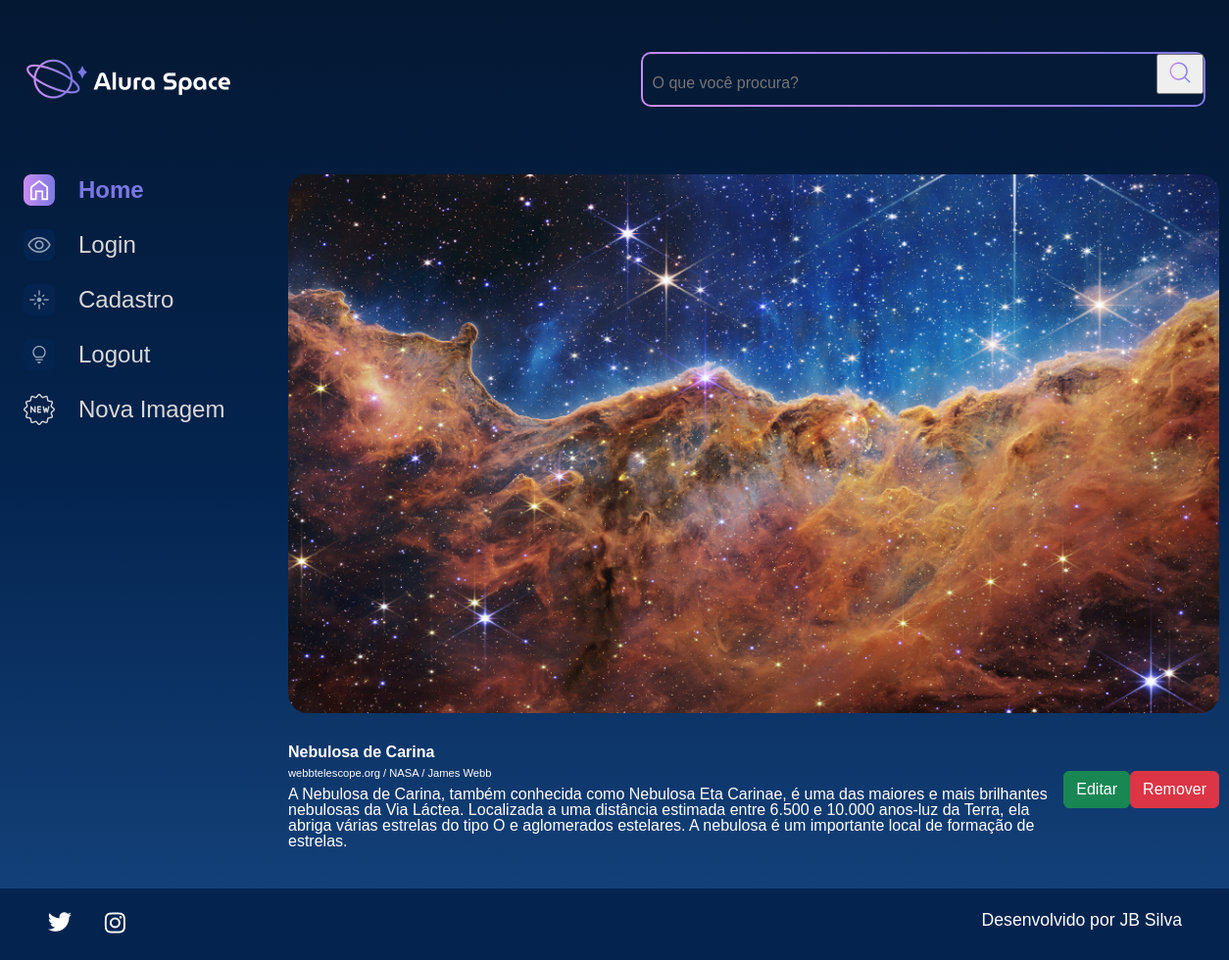
Page /imagem/1 on the committed database.
### apps/galeria/models.py (models this page shows, shortened)
class Fotografia(models.Model):
    OPCOES_CATEGORIA = [
        ("NEBULOSA", "Nebulosa"),
        ("ESTRELA", "Estrela"),
        ("GALÁXIA", "Galáxia"),
        ("PLANETA", "Planeta"),
    ]
    nome = models.CharField(max_length=100, null=False, blank=False)
    legenda = models.CharField(max_length=150, null=False, blank=False)
    categoria = models.CharField(
        choices=OPCOES_CATEGORIA, max_length=100, default="", blank=False
    )
    descricao = models.TextField(null=False, blank=False)
    foto = models.ImageField(upload_to="fotos/%Y/%m/%d/", blank=True)
    publicada = models.BooleanField(default=True)
    data_fotografia = models.DateTimeField(default=datetime.now, blank=False)
    usuario = models.ForeignKey(
        to=User, on_delete=models.SET_NULL, null=True, blank=False, related_name="user"
    )

### apps/galeria/views.py (the view)
# urls.py: path('imagem/<int:foto_id>', imagem, name='imagem'),
def imagem(request, foto_id):
    foto = get_object_or_404(Fotografia, pk=foto_id)
    return render(request, "galeria/imagem.html", {"foto": foto})

### templates/galeria/imagem.html
{% extends 'shared/base.html' %}
{% load static %}
{% block content %}
<section class="conteudo">
    <section class="imagem">
        <div class="imagem__conteudo">
            {% if foto.foto == "" or foto.foto == null %}
            <img class="imagem__imagem" src="{% static '/assets/imagens/galeria/not-found.png'%}">
            {% else %}
            <img class="imagem__imagem" src="{{foto.foto.url}}">
            {% endif %}
            <div class="imagem__info">
                <div class="imagem__texto">
                    <p class="imagem__titulo">{{foto.nome}}</p>
                    <p class="imagem__descricao">{{foto.legenda}}</p>
                    <p class="imagem__texto">{{foto.descricao}}</p>
                </div>
                    <a href="{% url 'editar_imagem' foto.id %}">
                        <button class="btn btn-success col-12" style="padding: top 5px;">Editar</button>
                    </a>
                    <a href="{% url 'remover_imagem' foto.id %}">
                        <button class="btn btn-danger col-12" style="padding: top 5px;">Remover</button>
                    </a>
            </div>
        </div>
    </section>
</section>
</main>
</div>
{% endblock %}

### setup/static/styles/style.css (style rules this page uses)
html, body, div, span, applet, object, iframe, h1, h2, h3, h4, h5, h6, p, blockquote, pre, a, abbr, acronym, address, big, cite, code, del, dfn, em, img, ins, kbd, q, s, samp, small, strike, strong, sub, sup, tt, var, b, u, i, center, dl, dt, dd, ol, ul, li, fieldset, form, label, legend, table, caption, tbody, tfoot, thead, tr, th, td, article, aside, canvas, details, embed, figure, figcaption, footer, header, hgroup, menu, nav, output, ruby, section, summary, time, mark, audio, video { margin: 0; padding: 0; border: 0; font-size: 100%; font: inherit; vertical-align: baseline; }
article, aside, details, figcaption, figure, footer, header, hgroup, menu, nav, section { display: block; }
body { line-height: 1; font-family: 'Space Grotesk', sans-serif; min-height: 100vh; background: linear-gradient(#041833,#04244F,#154580); background-repeat: no-repeat; background-position: center; background-size: cover; }
.imagem { display: flex; justify-content: center; align-items: center; }
.imagem__conteudo { background-color: transparent; display: flex; flex-direction: column; border-radius: 20px 20px 0 0; width: 950px; }
.imagem__imagem { width: 100%; border-radius: 20px; }
.imagem__info { font-size: 1.2rem; display: flex; justify-content: space-between; align-items: center; margin-bottom: 1rem; margin-top: 1rem; }
.imagem__texto { display: flex; flex-direction: column; justify-content: space-between; color: #FFFFFF; margin-top: 0.5rem; }
.imagem__titulo { font-weight: bold; line-height: 2rem; color: #FFFFFF; }
.imagem__texto { font-size: 1rem; }
.imagem__descricao { font-size: 0.7rem; }
.col-12 { flex: 0 0 auto; width: 100%; }
.btn { --bs-btn-padding-x: 0.75rem; --bs-btn-padding-y: 0.375rem; --bs-btn-font-family: ; --bs-btn-font-size: 1rem; --bs-btn-font-weight: 400; --bs-btn-line-height: 1.5; --bs-btn-color: #212529; --bs-btn-bg: transparent; --bs-btn-border-width: 1px; --bs-btn-border-color: transparent; --bs-btn-border-radius: 0.375rem; --bs-btn-hover-border-color: transparent; --bs-btn-box-shadow: inset 0 1px 0 rgba(255, 255, 255, 0.15),0 1px 1px rgba(0, 0, 0, 0.075); --bs-btn-disabled-opacity: 0.65; --bs-btn-focus-box-shadow: 0 0 0 0.25rem rgba(var(--bs-btn-focus-shadow-rgb), .5); display: inline-block; padding: var(--bs-btn-padding-y) var(--bs-btn-padding-x); font-family: var(--bs-btn-font-family); font-size: var(--bs-btn-font-size); font-weight: var(--bs-btn-font-weight); line-height: var(--bs-btn-line-height); color: var(--bs-btn-color); text-align: center; text-decoration: none; vertical-align: middle; cursor: pointer; -webkit-user-select: none; -moz-user-select: none; user-select: none; border: var(--bs-btn-border-width) solid var(--bs-btn-border-color); border-radius: var(--bs-btn-border-radius); background-color: var(--bs-btn-bg); transition: color .15s ease-in-out,background-color .15s ease-in-out,border-color .15s ease-in-out,box-shadow .15s ease-in-out; }
.btn-success { --bs-btn-color: #fff; --bs-btn-bg: #198754; --bs-btn-border-color: #198754; --bs-btn-hover-color: #fff; --bs-btn-hover-bg: #157347; --bs-btn-hover-border-color: #146c43; --bs-btn-focus-shadow-rgb: 60,153,110; --bs-btn-active-color: #fff; --bs-btn-active-bg: #146c43; --bs-btn-active-border-color: #13653f; --bs-btn-active-shadow: inset 0 3px 5px rgba(0, 0, 0, 0.125); --bs-btn-disabled-color: #fff; --bs-btn-disabled-bg: #198754; --bs-btn-disabled-border-color: #198754; }
.btn-danger { color: #fff; background-color: #dc3545; border-color: #dc3545; }

### rows in the picture
Fotografia: foto (picture), nome "Nebulosa de Carina", legenda "webbtelescope.org / NASA / James Webb", descricao "A Nebulosa de Carina, também conhecida como Nebulosa Eta Carinae, é uma das maiores e mais brilhantes nebulosas da Via Láctea. Localizada a uma distância estimada entre 6.500 e 10.000 anos-luz da Terra, ela abriga várias estrelas do tipo O e aglomerados estelares. A nebulosa é um importante local de formação de estrelas."
